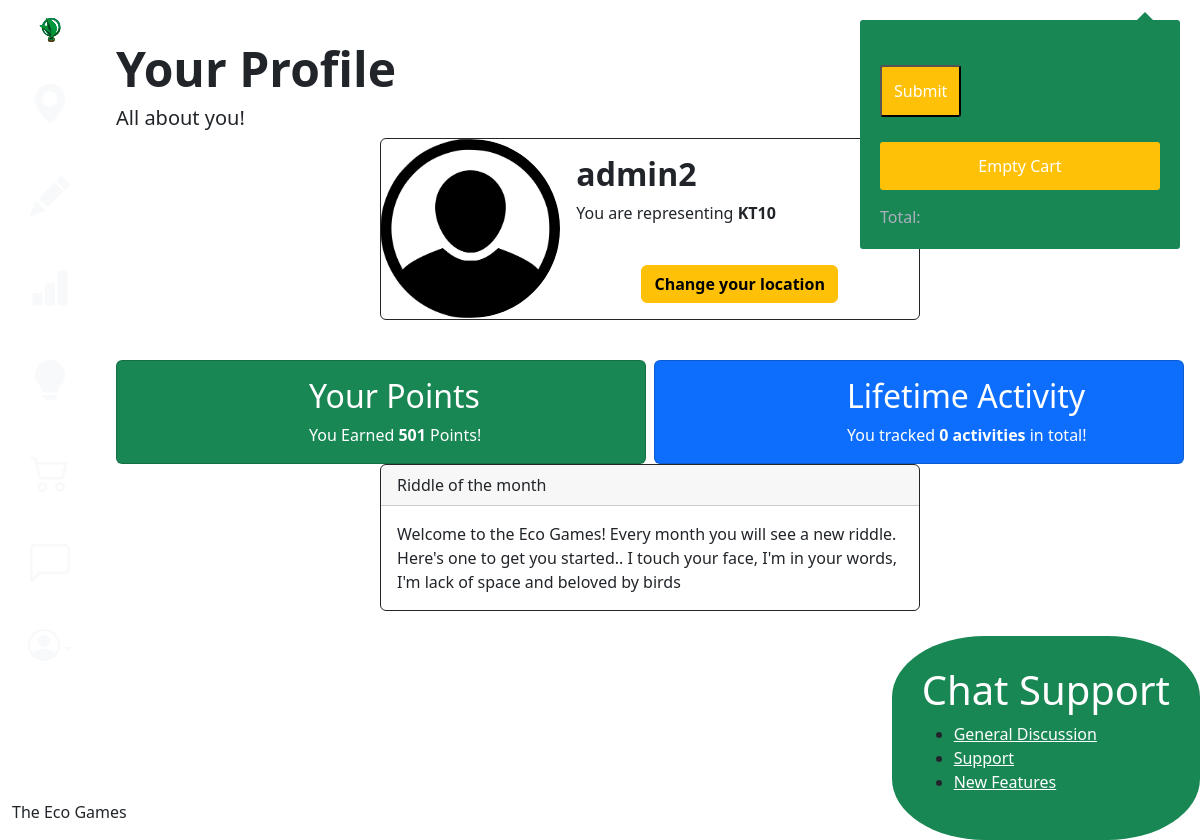
Page /game/ (signed in) on the committed database.
### game/models.py (models this page shows, shortened)
class Challenger(models.Model):
    user = models.OneToOneField(User, on_delete=models.CASCADE)
    score = models.IntegerField(default=0)
    postcode=models.CharField(max_length=4)

class Riddles(models.Model):
    r_id=models.IntegerField(default=1)
    text=models.TextField()

### game/views.py (the view)
# urls.py: path('', views.profile, name ='profile'), # Change to account
@login_required
def profile(request):
    context = {}
    player, created = Challenger.objects.get_or_create(user=request.user)
    player.save()
    context['line_items']=getCartItems(player)
    riddle=Riddles.objects.get(r_id=1)
    QUOTE_URL = 'https://api.api-ninjas.com/v1/riddles'
    API_KEY=config('API_KEY')
    today = datetime.date.today()
    if calendar.monthrange(today.year, today.month)[1] == today.day:
        response = requests.get(QUOTE_URL, headers={'X-Api-Key': API_KEY})
        if response.status_code == requests.codes.ok:
            data=response.json()
            question=data[0]['question']
            context['api_response']=question
            riddle.text=question
            riddle.save()
        else:
            print("Error:", response.status_code, response.text)
    else:
        r=getattr(riddle,'text')
        context['api_response']=r
    currentUser = request.user
    context["currentUser"] = currentUser
    context["challenger"] = currentUser.challenger
    locationForm = locationUpdateForm(request.POST or None)
    context["locationForm"] = locationForm
    currentUser = request.user
    currentChallenger = currentUser.challenger
    challengerActivity = LineItem.objects.filter(cart__challenger=currentChallenger).count()
    context["recordedActivities"] = challengerActivity
    return render(request, 'game/profile.html', context)

### game/views.py (called while the page is built)
@login_required
def getCartItems(player):
    cart, created = UserCart.objects.get_or_create(challenger=player)
    cart.save()
    context={}
    context['line_items'] = LineItem.objects.filter(cart=cart, checkedOut=False, dateRecorded=date.today()) #set up the line items
    return context['line_items']

### game/templates/game/profile.html (shortened to what this page needs)
{% extends 'base.html' %}
{% load static %}
{% block content %}
<br>
<h1 class="display-5 fw-bold">Your Profile</h1>
<h5>All about you!</h5>
<div id = "profilePane">
    <div class = "d-flex justify-content-center" >
        <div class="card mb-3 border border-dark" style="max-width: 540px;" id = "profileCard">
            <div class="row g-0">
              <div class="col-md-4">
                <img src="{% static 'defaultprofile.png' %}" class="img-fluid rounded-start rounded-circle" alt="You!">
              </div>
              <div class="col-md-8">
                <div class="card-body">
                  <h2 class="card-title"><strong>{{currentUser.username}}</strong></h2>
                  <p class="card-text">You are representing <strong>{{challenger.postcode}}</strong></p>
                  <br>
                  <div class = "d-flex justify-content-center">
                    <button type = "button" class = "btn btn-warning" data-bs-toggle="modal" data-bs-target="#exampleModal"><strong>Change your location</strong></button>
                  </div>
                </div>
              </div>
            </div>
          </div>
    </div>
</div>
<br>
<div class="row row-cols-2 row-cols-md-2 g-2">
    <div class = "col">
        <div class="card text-white bg-success h-100" id = "pointsCard">
            <div class="row g-0">
              <div class="col-md-4">
              </div>
              <div class="col-md-8">
                <div class="card-body">
                  <h2 class="card-title">Your Points</h2>
                  <p class="card-text">You Earned <strong>{{challenger.score}}</strong> Points!</p>
                </div>
              </div>
            </div>
          </div>
    </div>
    <div class = "col">
        <div class="card text-white bg-primary h-100" id = "activityCard">
            <div class="row g-0">
              <div class="col-md-4">
              </div>
              <div class="col-md-8">
                <div class="card-body">
                  <h2 class="card-title">Lifetime Activity</h2>
                  <p class="card-text">You tracked <strong>{{recordedActivities}} activities</strong> in total!</p>
                </div>
              </div>
            </div>
          </div>
    </div>
</div>
<div id = "profilePane">
      <div class = "d-flex justify-content-center">
          <div class="card mb-3 border border-dark" style="max-width: 540px;" id = "riddle">
            <div class="card-header"><p class="card-text">Riddle of the month</p></div>
            <div class="card-body"><p class="card-text">{{api_response}}</p></div>
          </div>
      </div>
</div>
{% endblock %}

### rows in the picture
Challenger: postcode "KT10", score "501"
Riddles: text "Welcome to the Eco Games! Every month you will see a new riddle. Here's one to get you started.. I touch your face, I'm in your words, I'm lack of space and beloved by birds"

### other values in the picture
{{ currentUser.username }} "admin2"
{{ recordedActivities }} "0"
